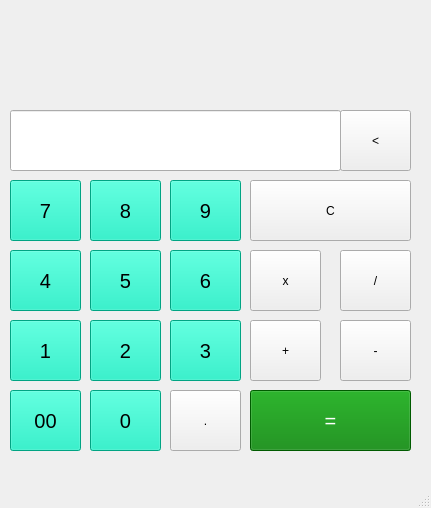
<?xml version="1.0" encoding="UTF-8"?>
<ui version="4.0">
 <class>MainWindow</class>
 <widget class="QMainWindow" name="MainWindow">
  <property name="geometry">
   <rect>
    <x>0</x>
    <y>0</y>
    <width>431</width>
    <height>508</height>
   </rect>
  </property>
  <property name="windowTitle">
   <string>MainWindow</string>
  </property>
  <widget class="QWidget" name="centralwidget">
   <widget class="QPushButton" name="number_7">
    <property name="geometry">
     <rect>
      <x>10</x>
      <y>180</y>
      <width>71</width>
      <height>61</height>
     </rect>
    </property>
    <property name="styleSheet">
     <string notr="true">color:black;
font-size:20px;
background:#00e6b8;</string>
    </property>
    <property name="text">
     <string>7</string>
    </property>
   </widget>
   <widget class="QPushButton" name="number_0">
    <property name="geometry">
     <rect>
      <x>90</x>
      <y>390</y>
      <width>71</width>
      <height>61</height>
     </rect>
    </property>
    <property name="styleSheet">
     <string notr="true">color:black;
font-size:20px;
background:#00e6b8;</string>
    </property>
    <property name="text">
     <string>0</string>
    </property>
   </widget>
   <widget class="QPushButton" name="number_3">
    <property name="geometry">
     <rect>
      <x>170</x>
      <y>320</y>
      <width>71</width>
      <height>61</height>
     </rect>
    </property>
    <property name="styleSheet">
     <string notr="true">color:black;
font-size:20px;
background:#00e6b8;</string>
    </property>
    <property name="text">
     <string>3</string>
    </property>
   </widget>
   <widget class="QPushButton" name="number_2">
    <property name="geometry">
     <rect>
      <x>90</x>
      <y>320</y>
      <width>71</width>
      <height>61</height>
     </rect>
    </property>
    <property name="styleSheet">
     <string notr="true">color:black;
font-size:20px;
background:#00e6b8;</string>
    </property>
    <property name="text">
     <string>2</string>
    </property>
   </widget>
   <widget class="QPushButton" name="number_1">
    <property name="geometry">
     <rect>
      <x>10</x>
      <y>320</y>
      <width>71</width>
      <height>61</height>
     </rect>
    </property>
    <property name="styleSheet">
     <string notr="true">color:black;
font-size:20px;
background:#00e6b8;</string>
    </property>
    <property name="text">
     <string>1</string>
    </property>
   </widget>
   <widget class="QPushButton" name="number_6">
    <property name="geometry">
     <rect>
      <x>170</x>
      <y>250</y>
      <width>71</width>
      <height>61</height>
     </rect>
    </property>
    <property name="styleSheet">
     <string notr="true">color:black;
font-size:20px;
background:#00e6b8;</string>
    </property>
    <property name="text">
     <string>6</string>
    </property>
   </widget>
   <widget class="QPushButton" name="number_4">
    <property name="geometry">
     <rect>
      <x>10</x>
      <y>250</y>
      <width>71</width>
      <height>61</height>
     </rect>
    </property>
    <property name="styleSheet">
     <string notr="true">color:black;
font-size:20px;
background:#00e6b8;</string>
    </property>
    <property name="text">
     <string>4</string>
    </property>
   </widget>
   <widget class="QPushButton" name="number_5">
    <property name="geometry">
     <rect>
      <x>90</x>
      <y>250</y>
      <width>71</width>
      <height>61</height>
     </rect>
    </property>
    <property name="styleSheet">
     <string notr="true">color:black;
font-size:20px;
background:#00e6b8;</string>
    </property>
    <property name="text">
     <string>5</string>
    </property>
   </widget>
   <widget class="QPushButton" name="number_9">
    <property name="geometry">
     <rect>
      <x>170</x>
      <y>180</y>
      <width>71</width>
      <height>61</height>
     </rect>
    </property>
    <property name="styleSheet">
     <string notr="true">color:black;
font-size:20px;
background:#00e6b8;</string>
    </property>
    <property name="text">
     <string>9</string>
    </property>
   </widget>
   <widget class="QPushButton" name="number_8">
    <property name="geometry">
     <rect>
      <x>90</x>
      <y>180</y>
      <width>71</width>
      <height>61</height>
     </rect>
    </property>
    <property name="styleSheet">
     <string notr="true">color:black;
font-size:20px;
background:#00e6b8;</string>
    </property>
    <property name="text">
     <string>8</string>
    </property>
   </widget>
   <widget class="QPushButton" name="point_btn">
    <property name="geometry">
     <rect>
      <x>170</x>
      <y>390</y>
      <width>71</width>
      <height>61</height>
     </rect>
    </property>
    <property name="styleSheet">
     <string notr="true"> color:#black;
font-size:20px;
background-color:#33cc33;</string>
    </property>
    <property name="text">
     <string>.</string>
    </property>
   </widget>
   <widget class="QPushButton" name="number_00">
    <property name="geometry">
     <rect>
      <x>10</x>
      <y>390</y>
      <width>71</width>
      <height>61</height>
     </rect>
    </property>
    <property name="styleSheet">
     <string notr="true">color:black;
font-size:20px;
background:#00e6b8;</string>
    </property>
    <property name="text">
     <string>00</string>
    </property>
   </widget>
   <widget class="QPushButton" name="equal_btn">
    <property name="geometry">
     <rect>
      <x>250</x>
      <y>390</y>
      <width>161</width>
      <height>61</height>
     </rect>
    </property>
    <property name="styleSheet">
     <string notr="true">color:white;
font-size:20px;
background-color:#008000;</string>
    </property>
    <property name="text">
     <string>=</string>
    </property>
   </widget>
   <widget class="QPushButton" name="plus_btn">
    <property name="geometry">
     <rect>
      <x>250</x>
      <y>320</y>
      <width>71</width>
      <height>61</height>
     </rect>
    </property>
    <property name="styleSheet">
     <string notr="true"> color:#black;
font-size:20px;
background-color:#33cc33;</string>
    </property>
    <property name="text">
     <string>+</string>
    </property>
   </widget>
   <widget class="QPushButton" name="subtraction_btn">
    <property name="geometry">
     <rect>
      <x>340</x>
      <y>320</y>
      <width>71</width>
      <height>61</height>
     </rect>
    </property>
    <property name="styleSheet">
     <string notr="true"> color:#black;
font-size:20px;
background-color:#33cc33;</string>
    </property>
    <property name="text">
     <string>-</string>
    </property>
   </widget>
   <widget class="QPushButton" name="division_btn">
    <property name="geometry">
     <rect>
      <x>340</x>
      <y>250</y>
      <width>71</width>
      <height>61</height>
     </rect>
    </property>
    <property name="styleSheet">
     <string notr="true"> color:#black;
font-size:20px;
background-color:#33cc33;</string>
    </property>
    <property name="text">
     <string>/</string>
    </property>
   </widget>
   <widget class="QPushButton" name="multiplication_btn">
    <property name="geometry">
     <rect>
      <x>250</x>
      <y>250</y>
      <width>71</width>
      <height>61</height>
     </rect>
    </property>
    <property name="styleSheet">
     <string notr="true"> color:#black;
font-size:20px;
background-color:#33cc33;</string>
    </property>
    <property name="text">
     <string>x</string>
    </property>
   </widget>
   <widget class="QPushButton" name="clear_btn">
    <property name="geometry">
     <rect>
      <x>250</x>
      <y>180</y>
      <width>161</width>
      <height>61</height>
     </rect>
    </property>
    <property name="styleSheet">
     <string notr="true"> color:#black;
font-size:20px;
background-color:#33cc33;</string>
    </property>
    <property name="text">
     <string>C</string>
    </property>
   </widget>
   <widget class="QPushButton" name="back_btn">
    <property name="geometry">
     <rect>
      <x>340</x>
      <y>110</y>
      <width>71</width>
      <height>61</height>
     </rect>
    </property>
    <property name="styleSheet">
     <string notr="true"> color:#black;
font-size:20px;
background-color:#33cc33;</string>
    </property>
    <property name="text">
     <string>&lt;</string>
    </property>
   </widget>
   <widget class="QLineEdit" name="lineEdit">
    <property name="geometry">
     <rect>
      <x>10</x>
      <y>110</y>
      <width>331</width>
      <height>61</height>
     </rect>
    </property>
    <property name="styleSheet">
     <string notr="true">color:black;
font-size:24px;
</string>
    </property>
    <property name="readOnly">
     <bool>true</bool>
    </property>
   </widget>
  </widget>
  <widget class="QMenuBar" name="menubar">
   <property name="geometry">
    <rect>
     <x>0</x>
     <y>0</y>
     <width>431</width>
     <height>26</height>
    </rect>
   </property>
  </widget>
  <widget class="QStatusBar" name="statusbar"/>
 </widget>
 <resources/>
 <connections/>
</ui>
